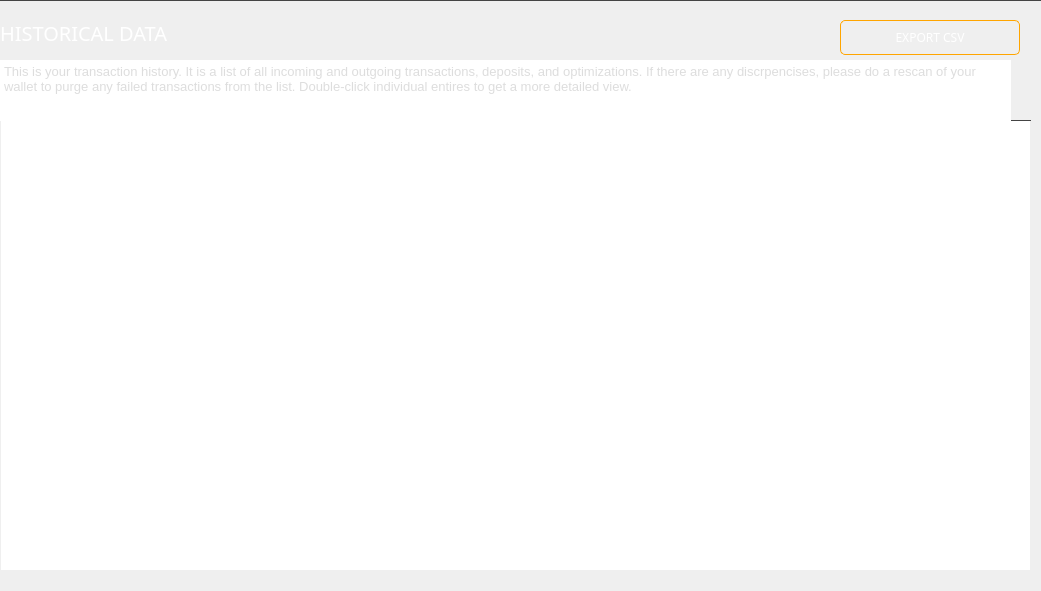
     <widget class="QGroupBox" name="transactionsBox">
      <property name="geometry">
       <rect>
        <x>210</x>
        <y>105</y>
        <width>1041</width>
        <height>591</height>
       </rect>
      </property>
      <property name="styleSheet">
       <string notr="true">border-top: 1px solid #444;</string>
      </property>
      <property name="title">
       <string/>
      </property>
      <widget class="QTreeView" name="m_transactionsView">
       <property name="geometry">
        <rect>
         <x>0</x>
         <y>120</y>
         <width>1031</width>
         <height>451</height>
        </rect>
       </property>
       <property name="minimumSize">
        <size>
         <width>1000</width>
         <height>300</height>
        </size>
       </property>
       <property name="maximumSize">
        <size>
         <width>1100</width>
         <height>16777215</height>
        </size>
       </property>
       <property name="font">
        <font>
         <family>Poppins</family>
         <pointsize>-1</pointsize>
        </font>
       </property>
       <property name="styleSheet">
        <string notr="true">QHeaderView::section {
	color: white;
	font-weight: bold;
	background-color: #282d31;
	font-family: 'Poppins';
    border-top: none;
	font-size: 14px;
 	border-bottom: 1px solid #444;
   	height: 37px;
}

QTreeView {
	font-family: 'Poppins';
border: none;
    color: #ccc;
font-size: 14px;
    height: 37px;
background-color: #282d31;
}

QTreeView::item {
	font-family: 'Poppins';
    color: #ccc;
	font-size: 14px;
    height: 37px;
}

QTreeView::branch:selected {
  background-color: orange;
font-size: 14px;
  color: black;
}

QWidget:item:selected {
	font-family: 'Poppins';
background-color: #555;
font-size: 14px;
  color: #ccc;
}

border: none;
font-size: 14px;
font-family: 'Poppins';
color: #ccc;
</string>
       </property>
       <property name="frameShape">
        <enum>QFrame::StyledPanel</enum>
       </property>
       <property name="frameShadow">
        <enum>QFrame::Plain</enum>
       </property>
       <property name="lineWidth">
        <number>0</number>
       </property>
       <property name="midLineWidth">
        <number>0</number>
       </property>
       <property name="horizontalScrollBarPolicy">
        <enum>Qt::ScrollBarAlwaysOff</enum>
       </property>
       <property name="sizeAdjustPolicy">
        <enum>QAbstractScrollArea::AdjustToContentsOnFirstShow</enum>
       </property>
       <property name="autoScrollMargin">
        <number>0</number>
       </property>
       <property name="editTriggers">
        <set>QAbstractItemView::EditKeyPressed</set>
       </property>
       <property name="alternatingRowColors">
        <bool>false</bool>
       </property>
       <property name="indentation">
        <number>0</number>
       </property>
       <property name="rootIsDecorated">
        <bool>false</bool>
       </property>
       <property name="uniformRowHeights">
        <bool>true</bool>
       </property>
       <property name="itemsExpandable">
        <bool>true</bool>
       </property>
       <property name="sortingEnabled">
        <bool>false</bool>
       </property>
       <property name="expandsOnDoubleClick">
        <bool>true</bool>
       </property>
       <attribute name="headerCascadingSectionResizes">
        <bool>false</bool>
       </attribute>
       <attribute name="headerShowSortIndicator" stdset="0">
        <bool>false</bool>
       </attribute>
       <attribute name="headerStretchLastSection">
        <bool>true</bool>
       </attribute>
      </widget>
      <widget class="QLabel" name="label_14">
       <property name="geometry">
        <rect>
         <x>0</x>
         <y>20</y>
         <width>241</width>
         <height>25</height>
        </rect>
       </property>
       <property name="minimumSize">
        <size>
         <width>100</width>
         <height>25</height>
        </size>
       </property>
       <property name="maximumSize">
        <size>
         <width>360</width>
         <height>16777215</height>
        </size>
       </property>
       <property name="font">
        <font>
         <family>Poppins</family>
         <pointsize>-1</pointsize>
        </font>
       </property>
       <property name="styleSheet">
        <string notr="true">color: #fff;
background: transparent;
font-size: 20px;
font-family: Poppins;
border: none;
text-align: left;
</string>
       </property>
       <property name="text">
        <string>HISTORICAL DATA</string>
       </property>
      </widget>
      <widget class="QTextBrowser" name="m_transactionsDescription">
       <property name="geometry">
        <rect>
         <x>0</x>
         <y>60</y>
         <width>1011</width>
         <height>61</height>
        </rect>
       </property>
       <property name="styleSheet">
        <string notr="true">border: none; color: #ddd; font-family:'Poppins'; font-size:13px; font-weight:400; font-style:normal;</string>
       </property>
       <property name="html">
        <string>&lt;!DOCTYPE HTML PUBLIC &quot;-//W3C//DTD HTML 4.0//EN&quot; &quot;http://www.w3.org/TR/REC-html40/strict.dtd&quot;&gt;
&lt;html&gt;&lt;head&gt;&lt;meta name=&quot;qrichtext&quot; content=&quot;1&quot; /&gt;&lt;style type=&quot;text/css&quot;&gt;
p, li { white-space: pre-wrap; }
&lt;/style&gt;&lt;/head&gt;&lt;body style=&quot; font-family:'Poppins'; font-size:13px; font-weight:400; font-style:normal;&quot;&gt;
&lt;p style=&quot; margin-top:0px; margin-bottom:0px; margin-left:0px; margin-right:0px; -qt-block-indent:0; text-indent:0px;&quot;&gt;&lt;span style=&quot; font-size:13px;&quot;&gt;This is your transaction history. It is a list of all incoming and outgoing transactions, deposits, and optimizations. If there are any discrpencises, please do a rescan of your wallet to purge any failed transactions from the list. Double-click individual entires to get a more detailed view.&lt;/span&gt;&lt;/p&gt;&lt;/body&gt;&lt;/html&gt;</string>
       </property>
      </widget>
      <widget class="QPushButton" name="m_exportCSVButton">
       <property name="geometry">
        <rect>
         <x>840</x>
         <y>20</y>
         <width>180</width>
         <height>35</height>
        </rect>
       </property>
       <property name="minimumSize">
        <size>
         <width>180</width>
         <height>35</height>
        </size>
       </property>
       <property name="maximumSize">
        <size>
         <width>180</width>
         <height>35</height>
        </size>
       </property>
       <property name="font">
        <font>
         <family>Poppins</family>
         <pointsize>-1</pointsize>
        </font>
       </property>
       <property name="styleSheet">
        <string notr="true">QPushButton#m_exportCSVButton
{
    color: #fff;
    border: 1px solid orange;
    font-size: 12px;
    border-radius: 5px;
    font-family: 'Poppins';
}

QPushButton#m_exportCSVButton:hover
{
    color: orange;
    border: 1px solid orange;
    font-size: 12px;
    border-radius: 5px;
    font-family: 'Poppins';
}</string>
       </property>
       <property name="text">
        <string>EXPORT CSV</string>
       </property>
      </widget>
     </widget>
